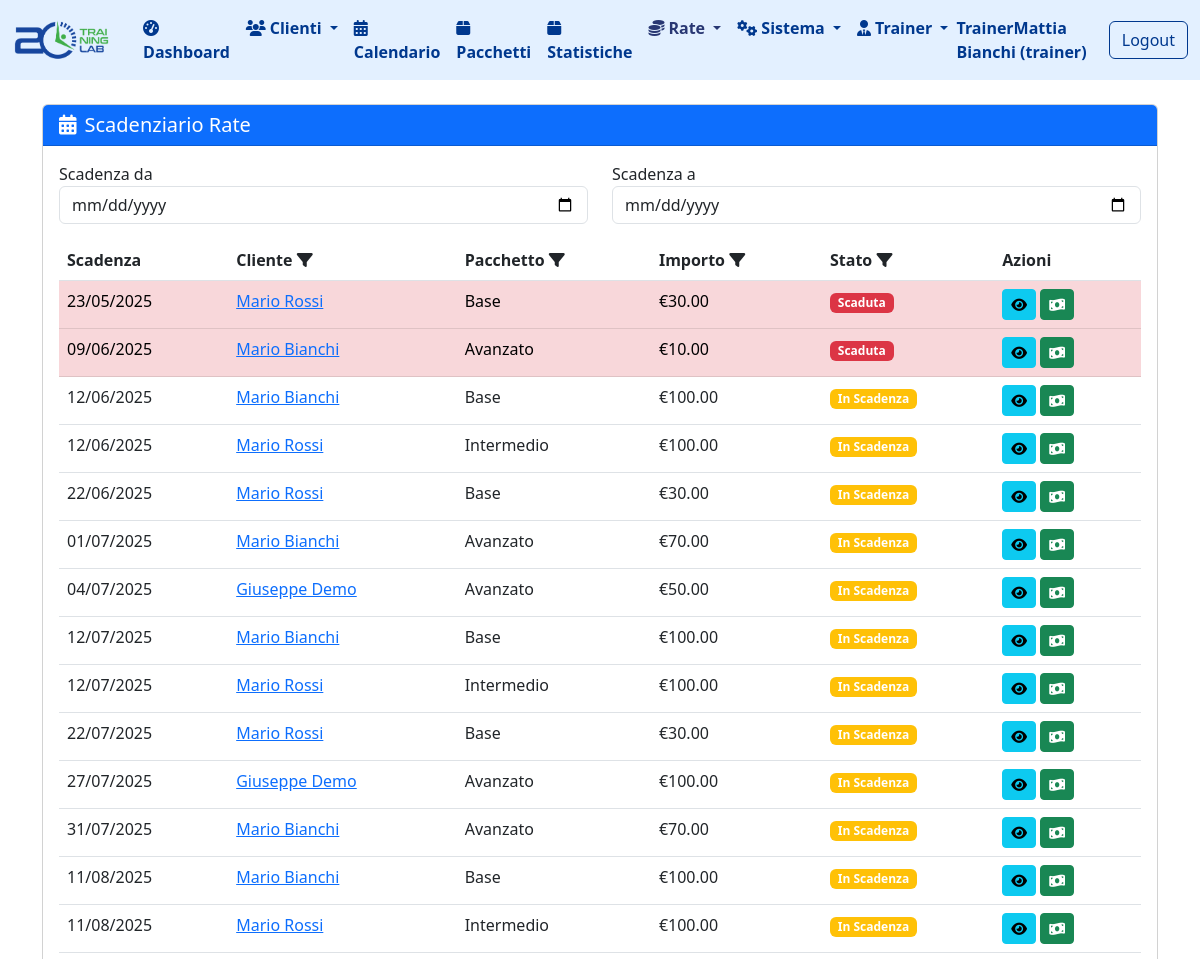
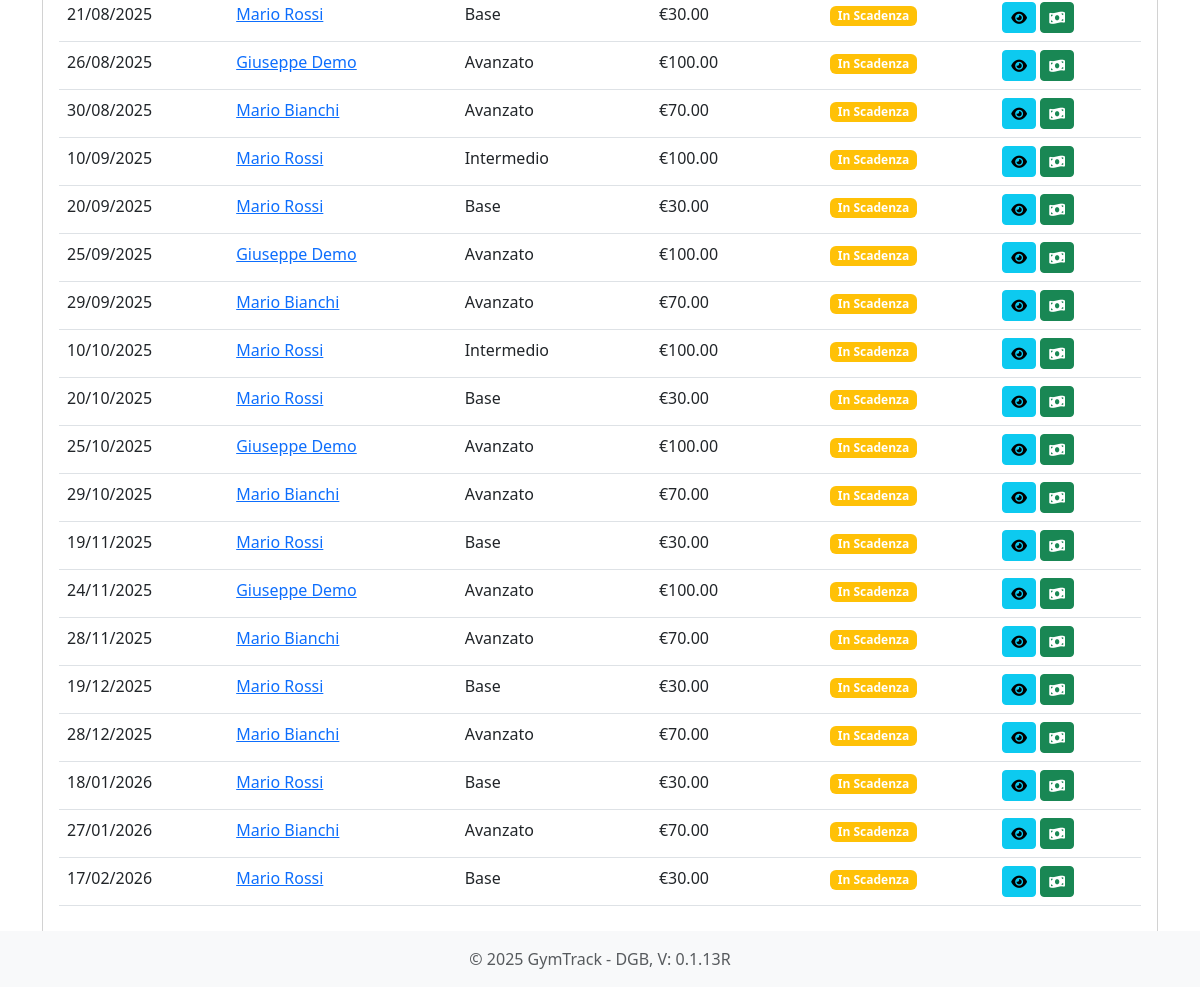
The app's page /scadenziario (signed in), older data (2 pictures, top to bottom).
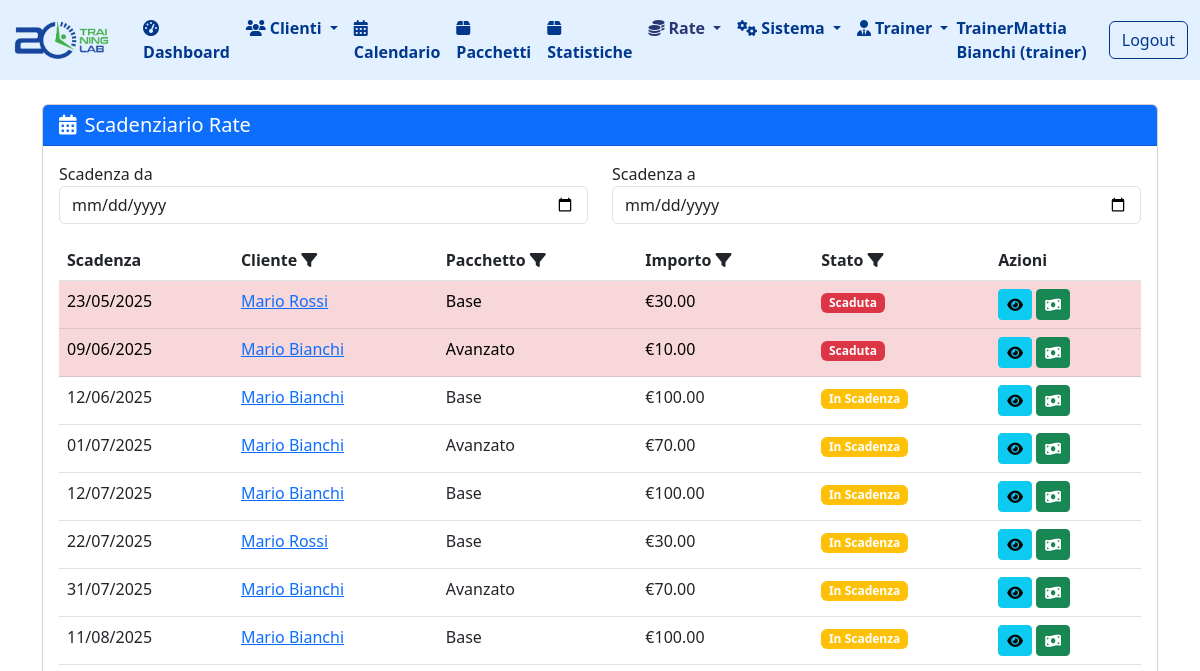
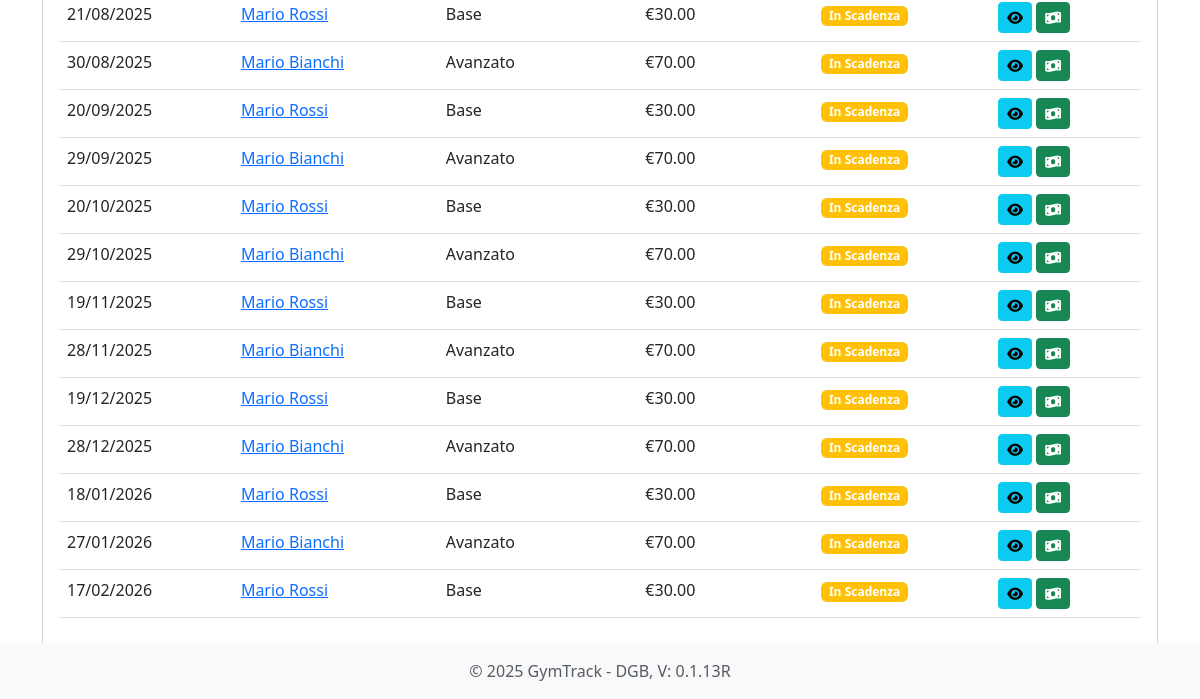
The same page, newer data (2 pictures, top to bottom).
### tables this page shows
CREATE TABLE "rate" (
                    id INTEGER PRIMARY KEY AUTOINCREMENT,
                    abbonamento_id INTEGER NOT NULL,
                    importo DECIMAL(10,2) NOT NULL,
                    data_scadenza DATE NOT NULL,
                    data_pagamento DATE,
                    pagato BOOLEAN DEFAULT 0,
                    numero_rata INTEGER NOT NULL DEFAULT 1, sede_id INTEGER DEFAULT 1, metodo_pagamento TEXT,
                    FOREIGN KEY (abbonamento_id) REFERENCES abbonamenti (id)
                );

CREATE TABLE pacchetti (
        id INTEGER PRIMARY KEY AUTOINCREMENT,
        nome TEXT NOT NULL,
        descrizione TEXT,
        prezzo REAL NOT NULL,
        numero_lezioni INTEGER NOT NULL,
        durata_giorni INTEGER NOT NULL,
        attivo BOOLEAN NOT NULL DEFAULT 1
    , sede_id INTEGER DEFAULT 1, pagamento_unico BOOLEAN NOT NULL DEFAULT 0, data_scadenza DATE);

### routes/rate.py (the view, shortened to what this page needs)
@rate_bp.route('/scadenziario')
@login_required
def scadenziario():
    user_role = session.get('user_role')
    user_email = session.get('user_email')
    sede_ids = []
    if user_role == 'sede':
        sede = db.get_sede_by_email(user_email)
        if sede:
            sede_ids.append(sede['id'])
    elif user_role == 'trainer':
        sede = db.get_sede_by_trainer_email(user_email)
        if sede:
            sede_ids.append(sede['id'])
    elif user_role == 'societa':
        societa = db.get_societa_by_email(user_email)
        if societa:
            sedi = db.get_sedi_by_societa(societa['id'])
            sede_ids.extend([sede['id'] for sede in sedi])
    elif user_role == 'area manager':
        societa = db.get_societa_by_area_manager_email(user_email)
        for company in societa:
            sedi = db.get_sedi_by_societa(company['id'])
            sede_ids.extend([sede['id'] for sede in sedi])
    sede_ids = [sede_id for sede_id in sede_ids if sede_id is not None]
    rate = db.get_rate_scadenza(sede_ids)
    oggi = date.today()
    return render_template('scadenziario.html', rate=rate, oggi=oggi)

### app.py (called while the page is built)
@app.before_request
def setup():
    db.init_db()
    db.create_user_tables()
    g.hierarchy = db.build_hierarchy(session.get('user_role'), session.get('user_email'))

@app.template_filter('to_date')
def to_date_filter(date_str):
    if not date_str:
        return None
    return datetime.strptime(date_str, '%Y-%m-%d').date()

@app.template_filter('format_date')
def format_date_filter(date):
    if isinstance(date, str):
        try:
            date = datetime.strptime(date, '%Y-%m-%d')
        except ValueError:
            return date  # Ritorna la stringa originale se non può essere convertita
    try:
        return date.strftime('%d/%m/%Y')
    except AttributeError:
        return date  # Ritorna il valore originale se non può essere formattato

### database.py (called while the page is built, shortened)
def get_db_connection():
    conn = sqlite3.connect(DATABASE_PATH)
    conn.row_factory = sqlite3.Row
    return conn

def init_db():
    if os.path.exists(DATABASE_PATH):
        return

def get_rate_scadenza(sede_ids):
    conn = get_db_connection()
    if not sede_ids:
        return []
    placeholders = ','.join('?' for _ in sede_ids)
    query = f'''
        SELECT
            r.*,
            c.nome || ' ' || c.cognome as nome_cliente,
            c.id as cliente_id,
            p.nome as tipo_pacchetto,
            a.id as abbonamento_id
        FROM rate r
        JOIN abbonamenti a ON r.abbonamento_id = a.id
        JOIN clienti c ON a.cliente_id = c.id
        JOIN pacchetti p ON a.pacchetto_id = p.id
        WHERE r.pagato = 0 AND c.sede_id IN ({placeholders})
        ORDER BY r.data_scadenza ASC
    '''
    rate = conn.execute(query, sede_ids).fetchall()
    conn.close()
    return rate

def get_franchisor(franchisor_id):
    conn = get_db_connection()
    franchisor = conn.execute('SELECT * FROM franchisor WHERE id = ?', (franchisor_id,)).fetchone()
    conn.close()
    return franchisor

def get_area_managers_by_franchisor(franchisor_id):
    conn = get_db_connection()
    managers = conn.execute('SELECT * FROM area_manager WHERE franchisor_id = ?', (franchisor_id,)).fetchall()
    conn.close()
    return managers

def get_societa_by_area_manager(area_manager_id):
    conn = get_db_connection()
    societa = conn.execute('SELECT * FROM societa WHERE area_manager_id = ?', (area_manager_id,)).fetchall()
    conn.close()
    return societa

### templates/scadenziario.html (shortened to what this page needs)
{% extends 'base.html' %}
{% block content %}
<div class="card">
    <div class="card-header bg-primary text-white">
        <h5 class="card-title mb-0">
            <i class="fas fa-calendar-alt me-2"></i>Scadenziario Rate
        </h5>
    </div>
    <div class="card-body">
        <div class="row mb-3">
            <div class="col-md-6">
                <label for="filter-date-from" class="form-label mb-0">Scadenza da</label>
                <input type="date" id="filter-date-from" class="form-control" autocomplete="off">
            </div>
            <div class="col-md-6">
                <label for="filter-date-to" class="form-label mb-0">Scadenza a</label>
                <input type="date" id="filter-date-to" class="form-control" autocomplete="off">
            </div>
        </div>
        {% if rate %}
            <div class="table-responsive">
                <table class="table table-hover">
                    <thead>
                        <tr>
                            <th>Scadenza</th>
                            <th>
                                Cliente
                                <span class="filter-icon" data-col="1" style="cursor:pointer;">
                                    <i class="fas fa-filter"></i>
                                </span>
                            </th>
                            <th>
                                Pacchetto
                                <span class="filter-icon" data-col="2" style="cursor:pointer;">
                                    <i class="fas fa-filter"></i>
                                </span>
                            </th>
                            <th>
                                Importo
                                <span class="filter-icon" data-col="3" style="cursor:pointer;">
                                    <i class="fas fa-filter"></i>
                                </span>
                            </th>
                            <th>
                                Stato
                                <span class="filter-icon" data-col="4" style="cursor:pointer;">
                                    <i class="fas fa-filter"></i>
                                </span>
                            </th>
                            <th>Azioni</th>
                        </tr>
                    </thead>
                    <tbody>
                        {% for rata in rate %}
                            <tr class="{{ 'table-danger' if rata.data_scadenza|to_date < oggi }}">
                                <td>{{ rata.data_scadenza|format_date }}</td>
                                <td>
                                    <a href="{{ url_for('clienti.dettaglio_cliente', cliente_id=rata.cliente_id) }}">
                                        {{ rata.nome_cliente }}
                                    </a>
                                </td>
                                <td>{{ rata.tipo_pacchetto }}</td>
                                <td>€{{ "%.2f"|format(rata.importo) }}</td>
                                <td>
                                    {% if rata.data_scadenza|to_date < oggi %}
                                        <span class="badge bg-danger">Scaduta</span>
                                    {% else %}
                                        <span class="badge bg-warning">In Scadenza</span>
                                    {% endif %}
                                </td>
                                <td>
                                    <a href="{{ url_for('abbonamenti.dettaglio_abbonamento', abbonamento_id=rata.abbonamento_id) }}"
                                       class="btn btn-sm btn-info" title="Dettagli">
                                        <i class="fas fa-eye"></i>
                                    </a>
                                    <a href="{{ url_for('rate.paga_rata', rata_id=rata.id) }}"
                                       class="btn btn-sm btn-success" title="Registra Pagamento">
                                        <i class="fas fa-money-bill-wave"></i>
                                    </a>
                                </td>
                            </tr>
                        {% endfor %}
                    </tbody>
                </table>
            </div>
        {% else %}
            <div class="alert alert-info">
                <i class="fas fa-info-circle me-2"></i>Non ci sono rate da pagare.
            </div>
        {% endif %}
    </div>
</div>
{% endblock %}

### templates/base.html (shortened to what this page needs)
<!DOCTYPE html>
<html lang="it">
<head>
    <link rel="stylesheet" href="https://cdnjs.cloudflare.com/ajax/libs/bootstrap/5.3.0/css/bootstrap.min.css">
    <link rel="stylesheet" href="https://cdnjs.cloudflare.com/ajax/libs/font-awesome/6.4.0/css/all.min.css">
    <link href="https://cdn.jsdelivr.net/npm/fullcalendar@5.11.3/main.min.css" rel="stylesheet">
</head>
<body>
    <nav class="navbar navbar-expand-lg navbar-light" style="background-color: #e3f0ff;">
        <div class="container-fluid">
            <a class="navbar-brand" href="{{ url_for('index') }}">
                <img src="{{ url_for('static', filename='images/logo.png') }}" alt="GymTrack" style="height:42px; width:auto; margin-right:8px; vertical-align:middle;">
            </a>
            <div class="collapse navbar-collapse" id="navbarNav">
                <ul class="navbar-nav">
                    <li class="nav-item">
                        <a class="nav-link text-primary fw-bold {% if request.path == url_for('index') %}active{% endif %}" href="{{ url_for('index') }}">
                            <i class="fas fa-tachometer-alt me-1"></i>Dashboard
                        </a>
                    </li>
                    <li class="nav-item dropdown">
                        <a class="nav-link text-primary fw-bold dropdown-toggle {% if '/clienti' in request.path %}active{% endif %}" href="#" role="button" data-bs-toggle="dropdown">
                            <i class="fas fa-users me-1"></i>Clienti
                        </a>
                    </li>
                    <li class="nav-item">
                        <a class="nav-link text-primary fw-bold {% if request.path == url_for('appuntamenti.trainer_calendar') %}active{% endif %}" href="{{ url_for('appuntamenti.trainer_calendar') }}">
                            <i class="fas fa-calendar-alt me-1"></i>Calendario
                        </a>
                    </li>
                    <li class="nav-item">
                        <a class="nav-link text-primary fw-bold {% if '/pacchetti' in request.path %}active{% endif %}" href="{{ url_for('pacchetti.lista_pacchetti') }}">
                            <i class="fas fa-box me-1"></i>Pacchetti
                        </a>
                    </li>
                    <li class="nav-item">
                        <a class="nav-link text-primary fw-bold {% if '/statistiche' in request.path %}active{% endif %}" href="{{ url_for('stats.statistiche') }}">
                            <i class="fas fa-box me-1"></i>Statistiche
                        </a>
                    </li>
                    <li class="nav-item dropdown">
                        <a class="nav-link text-primary fw-bold dropdown-toggle {% if request.path == url_for('rate.calendario') or request.path == url_for('rate.scadenziario') %}active{% endif %}"
                           href="#"
                           role="button"
                           data-bs-toggle="dropdown">
                            <i class="fas fa-coins me-1"></i>Rate
                        </a>
                    </li>
                    <li class="nav-item dropdown">
                        <a class="nav-link text-primary fw-bold dropdown-toggle {% if request.path == url_for('gerarchie.hierarchy') or request.path == url_for('gerarchie.all_utenti') %}active{% endif %}"
                           href="#"
                           role="button"
                           data-bs-toggle="dropdown">
                            <i class="fas fa-cogs me-1"></i>Sistema
                        </a>
                    </li>
                    <li class="nav-item dropdown">
                        <a class="nav-link text-primary fw-bold dropdown-toggle {% if '/trainer' in request.path %}active{% endif %}" href="#" role="button" data-bs-toggle="dropdown">
                            <i class="fas fa-user-tie me-1"></i>Trainer
                        </a>
                    </li>
                </ul>
                <div class="ms-auto d-flex align-items-center">
                    {% if session.user_name %}
                        <span class="navbar-text text-primary fw-bold me-3">
                            {{ session.user_name }} ({{ session.user_role }})
                        </span>
                        <a href="{{ url_for('auth.logout') }}" class="btn btn-outline-primary">Logout</a>
                    {% endif %}
                </div>
            </div>
        </div>
    </nav>
    <div class="container mt-4 mb-5">
        {% block content %}{% endblock %}
    </div>
    <footer class="footer mt-auto py-3 bg-light fixed-bottom">
        <div class="container text-center">
            <span class="text-muted">© 2025 GymTrack - DGB, V: 0.1.13R</span>
        </div>
    </footer>
</body>
</html>

### templates/base.html (style rules this page uses)
.navbar .nav-link, .navbar .dropdown-item, .navbar .navbar-brand, .navbar .navbar-text, .navbar .btn-outline-primary { color: #00388E !important; border-color: #00388E !important; }
.navbar .nav-link.active, .navbar .dropdown-item.active { color: rgb(40, 55, 115) !important; }

Row changes from the older to the newer data that the page shows:
removed rate: data_scadenza "12/06/2025", nome_cliente "Mario Rossi", tipo_pacchetto "Intermedio", importo "100.00", shows "In Scadenza"
no longer on this page (row edited): rate: data_scadenza "22/06/2025", nome_cliente "Mario Rossi", tipo_pacchetto "Base", importo "30.00", shows "In Scadenza"
removed rate: data_scadenza "04/07/2025", nome_cliente "Giuseppe Demo", tipo_pacchetto "Avanzato", importo "50.00", shows "In Scadenza"
removed rate: data_scadenza "12/07/2025", nome_cliente "Mario Rossi", tipo_pacchetto "Intermedio", importo "100.00", shows "In Scadenza"
removed rate: data_scadenza "27/07/2025", nome_cliente "Giuseppe Demo", tipo_pacchetto "Avanzato", importo "100.00", shows "In Scadenza"
removed rate: data_scadenza "11/08/2025", nome_cliente "Mario Rossi", tipo_pacchetto "Intermedio", importo "100.00", shows "In Scadenza"
removed rate: data_scadenza "26/08/2025", nome_cliente "Giuseppe Demo", tipo_pacchetto "Avanzato", importo "100.00", shows "In Scadenza"
removed rate: data_scadenza "10/09/2025", nome_cliente "Mario Rossi", tipo_pacchetto "Intermedio", importo "100.00", shows "In Scadenza"
removed rate: data_scadenza "25/09/2025", nome_cliente "Giuseppe Demo", tipo_pacchetto "Avanzato", importo "100.00", shows "In Scadenza"
removed rate: data_scadenza "10/10/2025", nome_cliente "Mario Rossi", tipo_pacchetto "Intermedio", importo "100.00", shows "In Scadenza"
removed rate: data_scadenza "25/10/2025", nome_cliente "Giuseppe Demo", tipo_pacchetto "Avanzato", importo "100.00", shows "In Scadenza"
removed rate: data_scadenza "24/11/2025", nome_cliente "Giuseppe Demo", tipo_pacchetto "Avanzato", importo "100.00", shows "In Scadenza"
